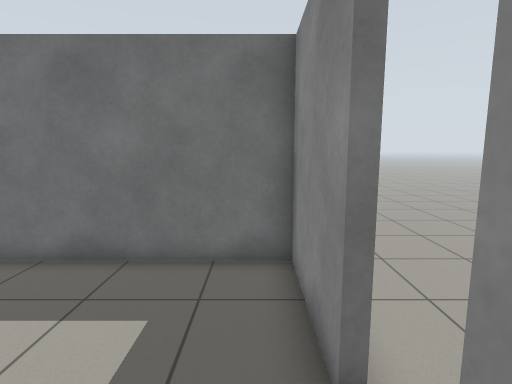
[1] (above)

24 first-person views from a walk through a world built for the Gazebo simulator. The camera is 1.3 m above the floor, tilts 8° down and sees 80° across. The floor is counted in squares, 0.5 m on a side. Each view is taken from the middle of a square. On the plan, view 1 faces up. The plan holds only what a view shows up to about 20 squares ahead; the rest is blank. The place goes on beyond the plan.

[2]
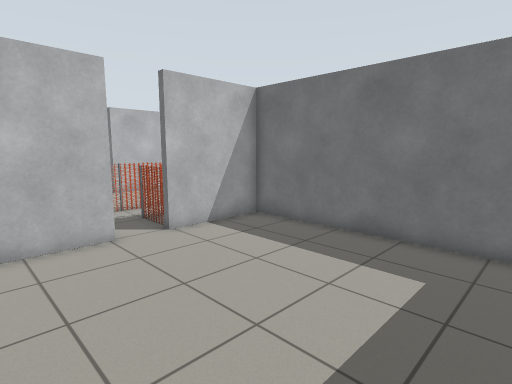

[3]
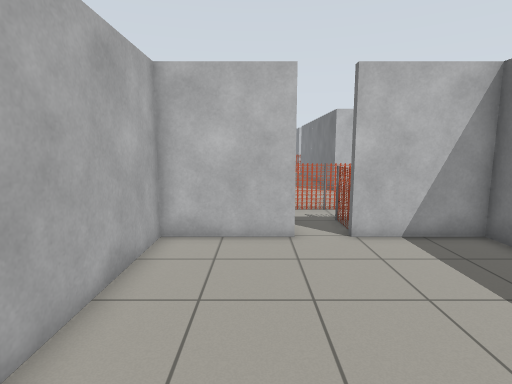

[4]
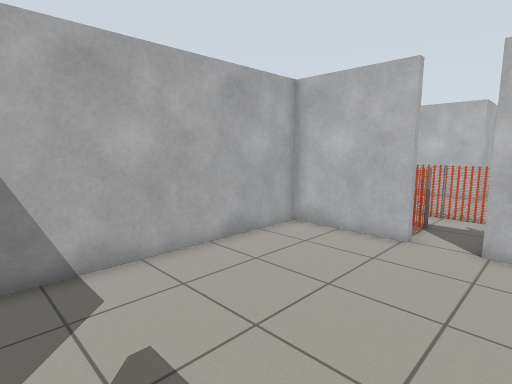

[5]
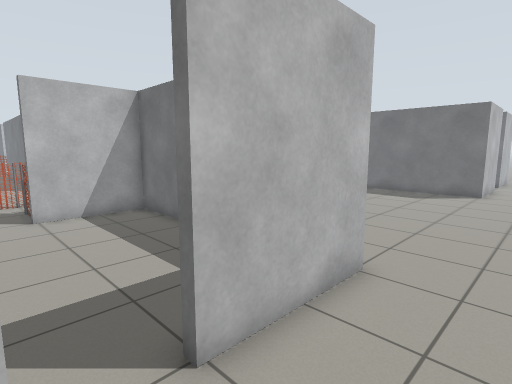

[6]
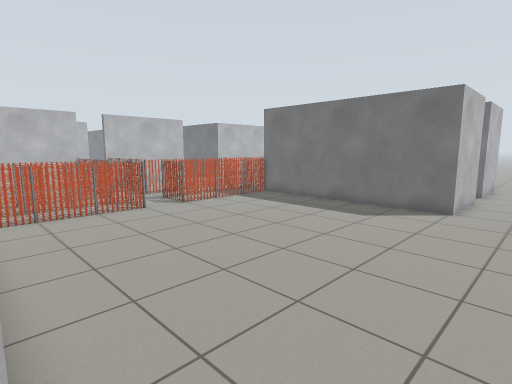

[7]
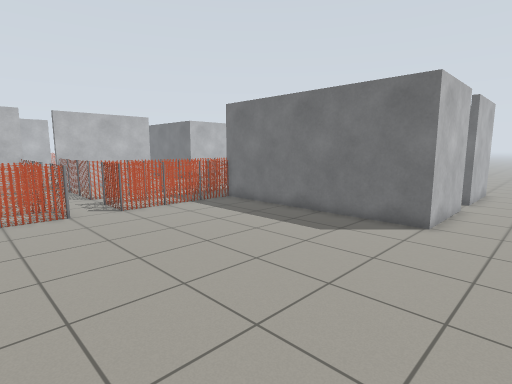

[8]
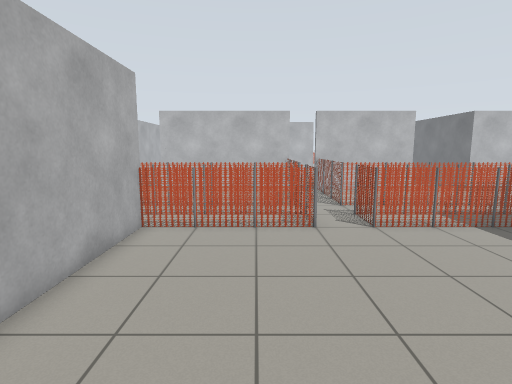

[9]
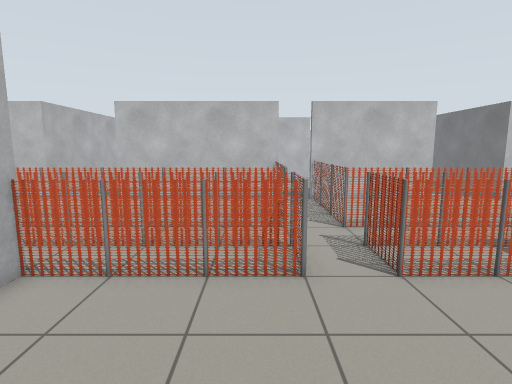

[10]
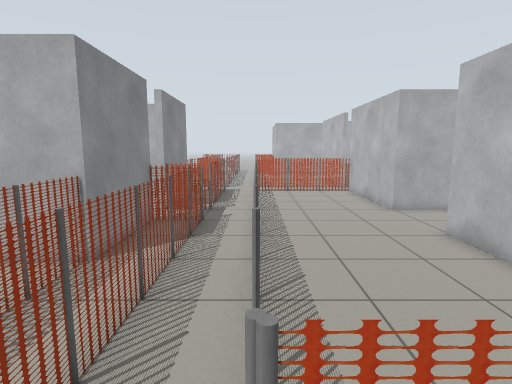

[11]
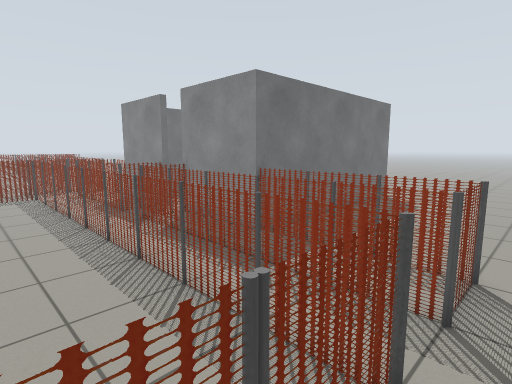

[12]
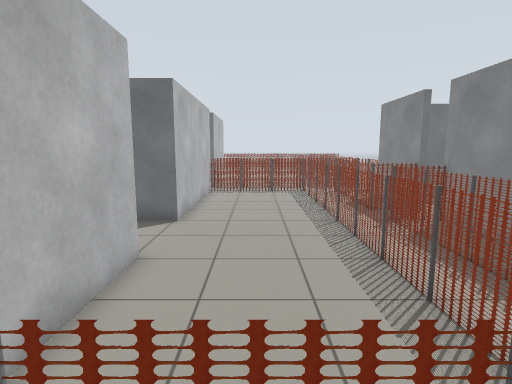

[13]
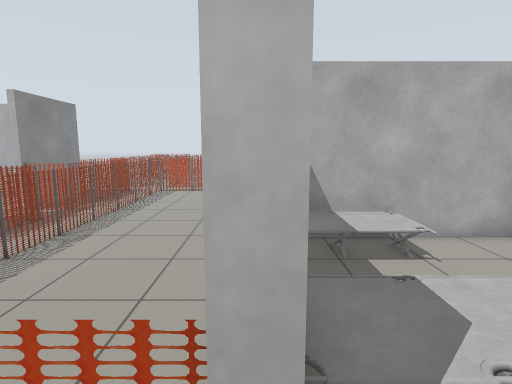

[14]
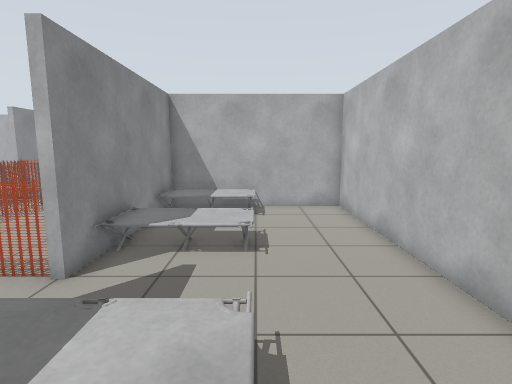

[15]
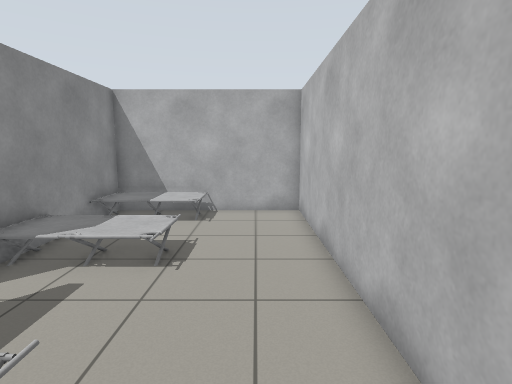

[16]
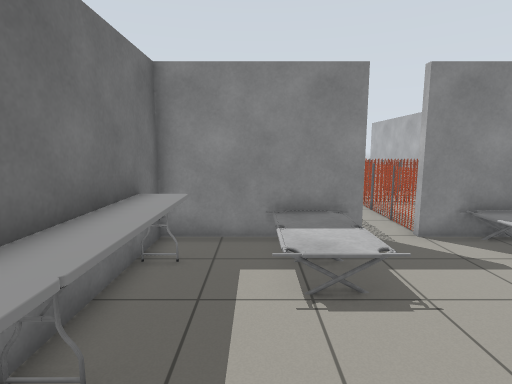

[17]
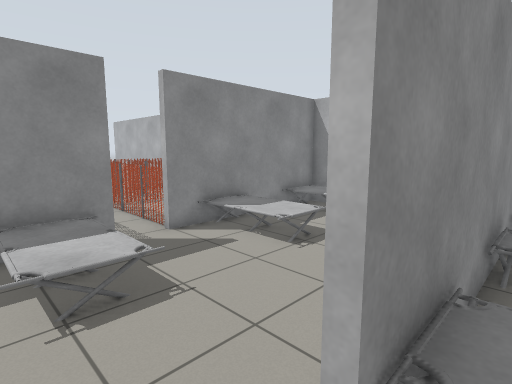

[18]
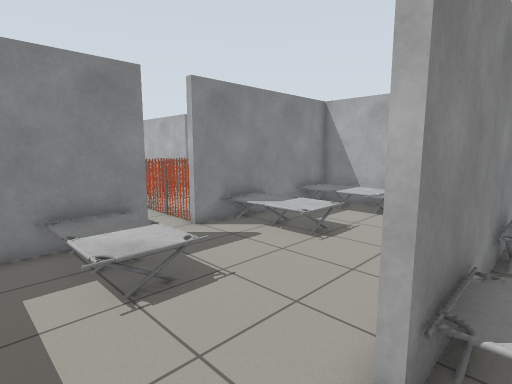

[19]
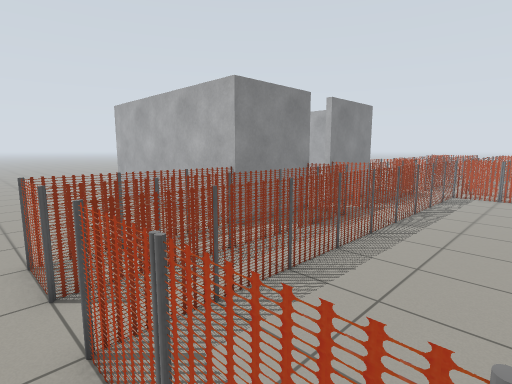

[20]
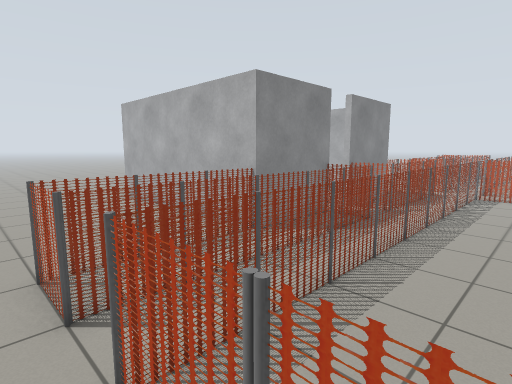

[21]
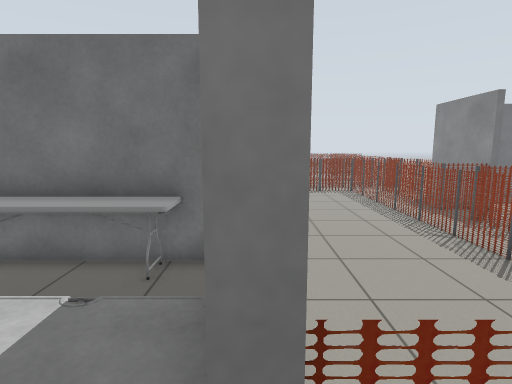

[22]
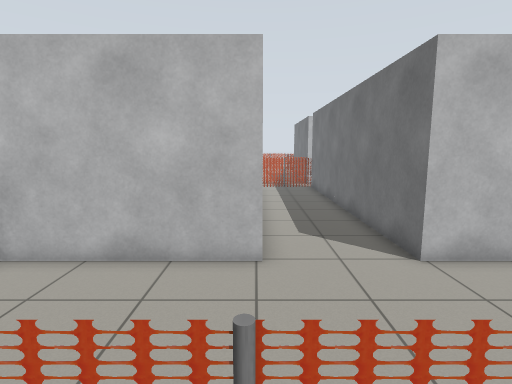

[23]
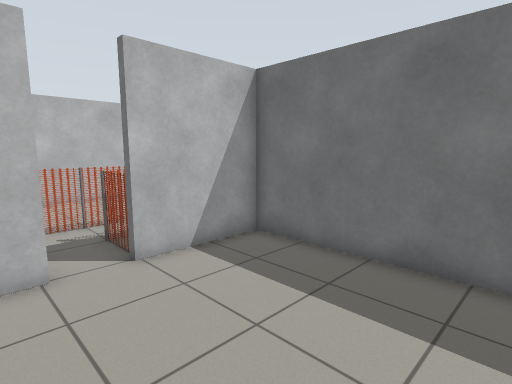

[24]
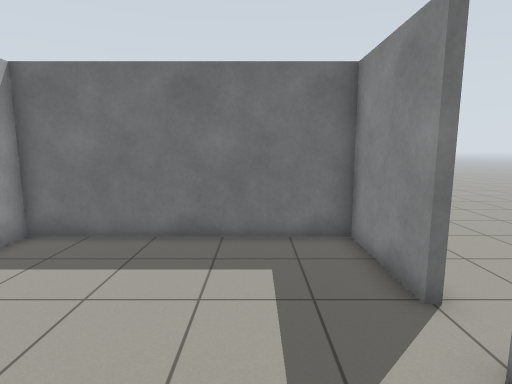

### Floor plan
Ten units are one square. View 1 is at (0, 0); x grows to the right and y downward. Boxes are objects, and circles mark ways between rooms. Rooms are numbered by the first view taken in them; rooms with no view inside come last. Other rooms are left out.
<svg viewBox="-290 -320 325 420">
<path fill="none" stroke="#000" d="M9 -29 9 -69 -88 -69 -88 -29 -92 -29M-92 -12 -88 -12 -88 28 -4 28M12 -72 12 -29 9 -29M-92 -189 -92 -252M-188 -131 -188 -49 -204 -49M-92 -29 -92 -72 12 -72M-188 -212 -188 -148M-88 -269 -92 -269 -92 -312M-92 33 -92 -12M-234 -12 -188 -12 -188 53M12 -252 12 -208 -92 -208M-188 -315 -188 -249 -285 -249M12 -312 12 -269 9 -269M-88 -209 -88 -189M-92 43 -92 34M-92 50 -92 44M-188 -148 -192 -148 -192 -208 -250 -208M-269 -161 -269 -51 -192 -51 -192 -131 -188 -131M-272 -68 -272 -161 -269 -161M-88 -252 -88 -244M9 -269 9 -309 -88 -309 -88 -269"/>
<rect x="-185" y="65" width="30" height="10" fill="#bbb"><title>other object</title></rect>
<rect x="-185" y="45" width="30" height="10" fill="#bbb"><title>fence</title></rect>
<rect x="-185" y="-135" width="30" height="10" fill="#bbb"><title>fence</title></rect>
<rect x="-185" y="-155" width="30" height="10" fill="#bbb"><title>fence</title></rect>
<rect x="-155" y="65" width="20" height="10" fill="#bbb"><title>fence</title></rect>
<rect x="-155" y="45" width="20" height="10" fill="#bbb"><title>fence</title></rect>
<rect x="-155" y="-135" width="20" height="10" fill="#bbb"><title>fence</title></rect>
<rect x="-155" y="-155" width="20" height="10" fill="#bbb"><title>fence</title></rect>
<rect x="-135" y="65" width="10" height="30" fill="#bbb"><title>other object</title></rect>
<rect x="-135" y="15" width="10" height="40" fill="#bbb"><title>fence</title></rect>
<rect x="-135" y="-25" width="10" height="40" fill="#bbb"><title>fence</title></rect>
<rect x="-135" y="-65" width="10" height="40" fill="#bbb"><title>fence</title></rect>
<rect x="-135" y="-105" width="10" height="40" fill="#bbb"><title>fence</title></rect>
<rect x="-135" y="-135" width="10" height="20" fill="#bbb"><title>fence</title></rect>
<rect x="-135" y="-185" width="10" height="40" fill="#bbb"><title>fence</title></rect>
<rect x="-135" y="-225" width="10" height="40" fill="#bbb"><title>fence</title></rect>
<rect x="-135" y="-265" width="10" height="40" fill="#bbb"><title>fence</title></rect>
<rect x="-135" y="-305" width="10" height="40" fill="#bbb"><title>fence</title></rect>
<rect x="-135" y="-315" width="10" height="10" fill="#bbb"><title>other object</title></rect>
<rect x="-115" y="75" width="10" height="20" fill="#bbb"><title>other object</title></rect>
<rect x="-115" y="65" width="20" height="10" fill="#bbb"><title>fence</title></rect>
<rect x="-115" y="45" width="20" height="10" fill="#bbb"><title>fence</title></rect>
<rect x="-115" y="15" width="10" height="30" fill="#bbb"><title>fence</title></rect>
<rect x="-115" y="-5" width="10" height="20" fill="#bbb"><title>fence</title></rect>
<rect x="-115" y="-15" width="20" height="10" fill="#bbb"><title>fence</title></rect>
<rect x="-115" y="-35" width="20" height="10" fill="#bbb"><title>fence</title></rect>
<rect x="-115" y="-65" width="10" height="30" fill="#bbb"><title>fence</title></rect>
<rect x="-115" y="-105" width="10" height="40" fill="#bbb"><title>fence</title></rect>
<rect x="-115" y="-125" width="10" height="10" fill="#bbb"><title>fence</title></rect>
<rect x="-115" y="-135" width="20" height="10" fill="#bbb"><title>fence</title></rect>
<rect x="-115" y="-155" width="20" height="10" fill="#bbb"><title>fence</title></rect>
<rect x="-115" y="-185" width="10" height="30" fill="#bbb"><title>fence</title></rect>
<rect x="-115" y="-225" width="10" height="40" fill="#bbb"><title>fence</title></rect>
<rect x="-115" y="-245" width="10" height="10" fill="#bbb"><title>fence</title></rect>
<rect x="-115" y="-255" width="20" height="10" fill="#bbb"><title>fence</title></rect>
<rect x="-115" y="-285" width="10" height="20" fill="#bbb"><title>fence</title></rect>
<rect x="-115" y="-315" width="10" height="30" fill="#bbb"><title>fence</title></rect>
<rect x="-105" y="-275" width="10" height="10" fill="#bbb"><title>fence</title></rect>
<rect x="-95" y="-105" width="10" height="30" fill="#bbb"><title>fence</title></rect>
<rect x="-95" y="-135" width="10" height="20" fill="#bbb"><title>fence</title></rect>
<rect x="-95" y="-185" width="10" height="40" fill="#bbb"><title>fence</title></rect>
<rect x="-255" y="-205" width="50" height="10" fill="#bbb"><title>table</title></rect>
<rect x="-235" y="-75" width="40" height="20" fill="#bbb"><title>other object</title></rect>
<rect x="-235" y="-125" width="40" height="30" fill="#bbb"><title>other object</title></rect>
<rect x="-235" y="-185" width="40" height="30" fill="#bbb"><title>other object</title></rect>
<rect x="-285" y="-115" width="10" height="30" fill="#bbb"><title>other object</title></rect>
<rect x="-285" y="-165" width="10" height="30" fill="#bbb"><title>other object</title></rect>
<rect x="-285" y="-205" width="30" height="10" fill="#bbb"><title>table</title></rect>
<circle cx="10" cy="-20" r="3" fill="#2a7"/>
<circle cx="-90" cy="-20" r="3" fill="#2a7"/>
<circle cx="30" cy="-70" r="3" fill="#2a7"/>
<circle cx="-190" cy="-140" r="3" fill="#2a7"/>
<circle cx="-90" cy="-260" r="3" fill="#2a7"/>
<circle cx="10" cy="-260" r="3" fill="#2a7"/>
<text x="-40" y="-20">1</text>
<text x="-10" y="40">2</text>
<text x="-110" y="-130">3</text>
<text x="-230" y="-130">4</text>
<text x="-280" y="-160">5</text>
<text x="-40" y="-260">6</text>
</svg>
Room 1 opens to room 2. Room 1 opens to room 3. Room 2 opens to room 3. Room 3 opens to room 4. Room 3 opens to room 6.

Where each view was taken, in squares from view 1:
view 1: 0 up, 0 right, facing up
view 2: 2 down, 0 right, facing up-left
view 3: 0 up, 0 right, facing left
view 4: 4 up, 0 right, facing down-left
view 5: 1 up, 4 right, facing up-left
view 6: 7 up, 4 right, facing up-left
view 7: 10 up, 4 right, facing up-left
view 8: 11 up, 1 right, facing left
view 9: 12 up, 3 left, facing left
view 10: 14 up, 13 left, facing down
view 11: 14 up, 16 left, facing up-right
view 12: 14 up, 16 left, facing up
view 13: 14 up, 19 left, facing down
view 14: 19 up, 23 left, facing down
view 15: 18 up, 25 left, facing down
view 16: 18 up, 28 left, facing right
view 17: 18 up, 28 left, facing down-right
view 18: 19 up, 28 left, facing down-right
view 19: 14 up, 17 left, facing down-right
view 20: 14 up, 16 left, facing down-right
view 21: 14 up, 19 left, facing up
view 22: 21 up, 12 left, facing left
view 23: 24 up, 2 left, facing up-left
view 24: 22 up, 2 left, facing up
